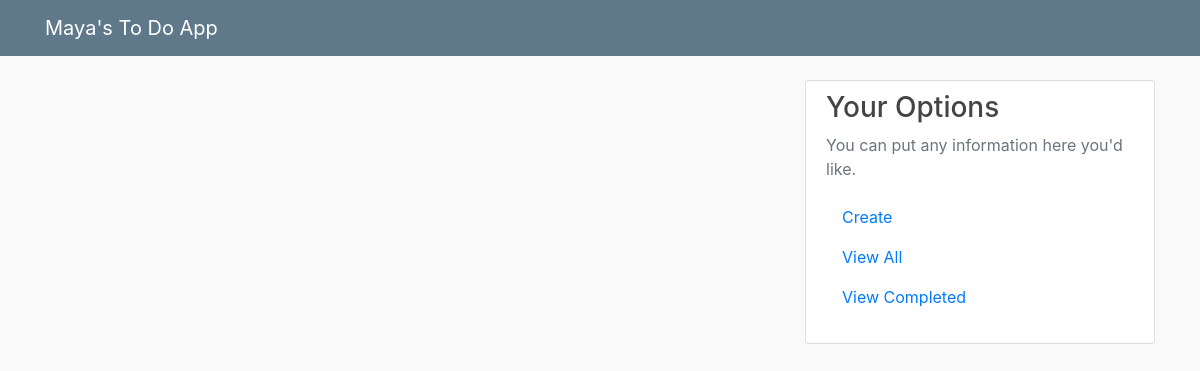
The page /view_completed/1 on the database as committed earlier.
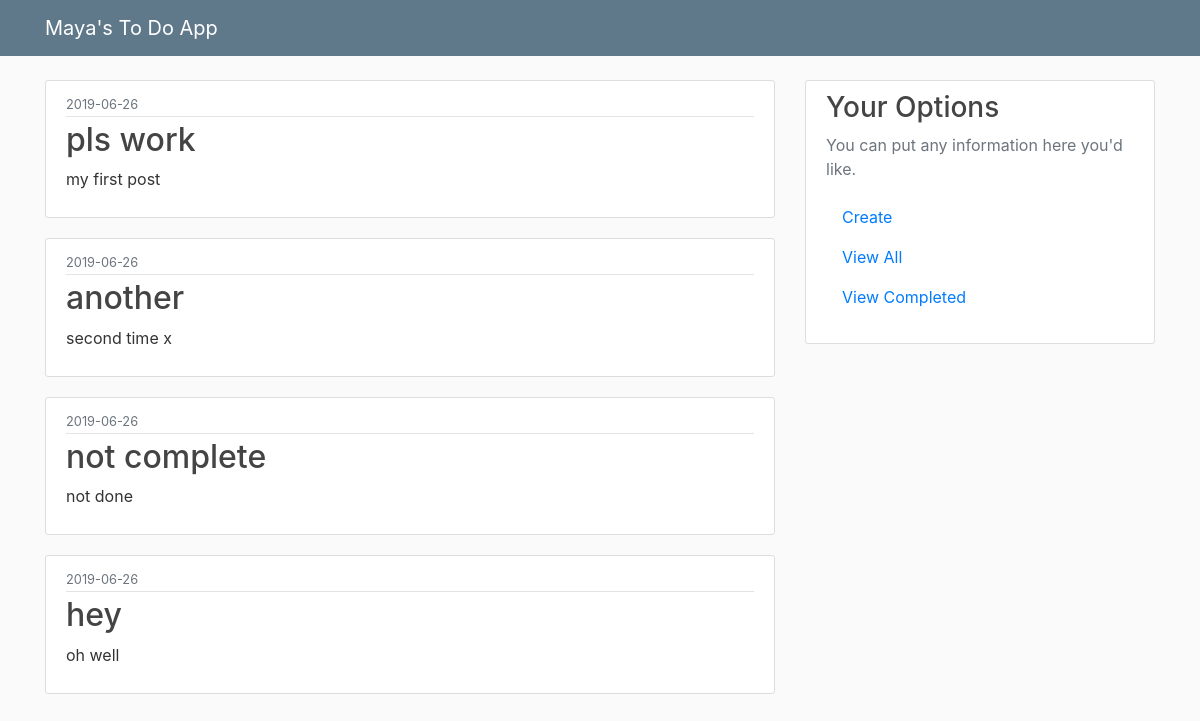
The same page on the database as committed later.
### app.py (models this page shows, shortened)
class Items(db.Model):
    id = db.Column(db.Integer, primary_key=True)
    title = db.Column(db.String(20), unique=False, nullable=False)
    content = db.Column(db.String(120), unique=True, nullable=False)
    date_posted = db.Column(db.DateTime, nullable=False, default=datetime.utcnow)
    complete = db.Column(db.Boolean, unique=False)

### app.py (the view)
@app.route("/view_completed/<id>")
def view_completed(id):
    if int(id)>0:
        post = Items.query.filter_by(id=int(id)).first() #gets specific id of button that was pressed
        post.complete = True #marks it as complete
        db.session.commit()
    else:
        pass
    posts = Items.query.filter_by(complete=True)
    return render_template('view_completed.html', posts=posts)

### templates/view_completed.html
{% extends "layout.html" %}
{% block content %}
    {% for post in posts %}
        <article class="media content-section">
          <div class="media-body">
            <div class="article-metadata">
              <small class="text-muted">{{ post.date_posted.strftime('%Y-%m-%d') }}</small>
            </div>
            <h2><a class="article-title" href="#">{{ post.title }}</a></h2>
            <p class="article-content">{{ post.content }}</p>
          </div>
        </article>
    {% endfor %}
{% endblock content %}

Rows that differ between the two databases and show on the page:
now on this page (row edited): Items: date_posted "2019-06-26", title "pls work", content "my first post"
added Items: date_posted "2019-06-26", title "another", content "second time x"
added Items: date_posted "2019-06-26", title "not complete", content "not done"
added Items: date_posted "2019-06-26", title "hey", content "oh well"
